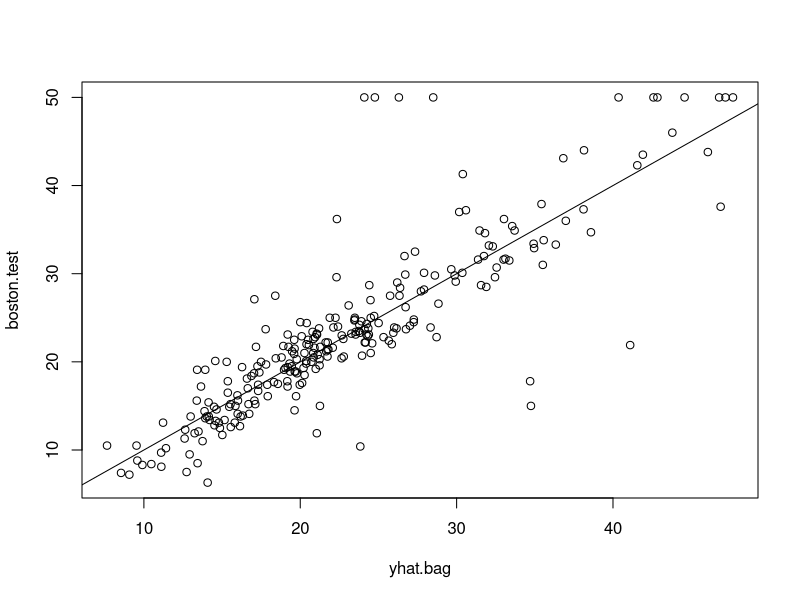
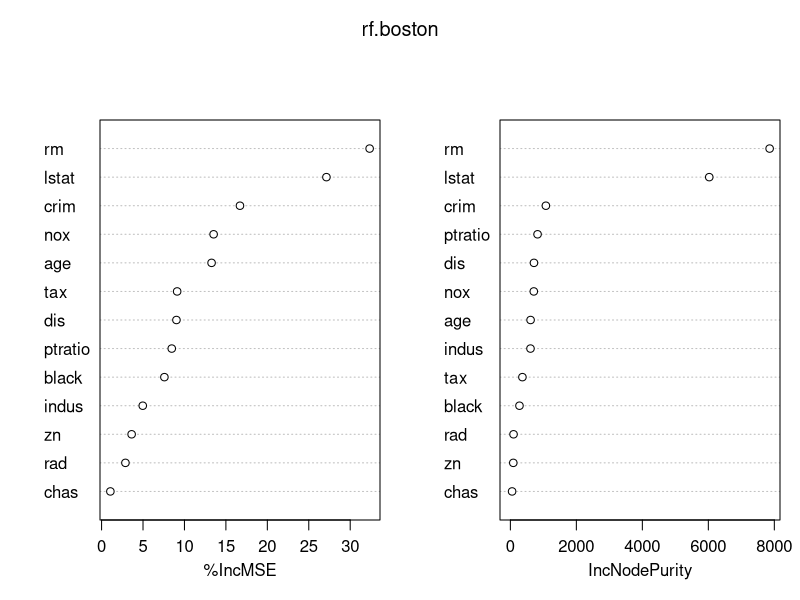

Write the R code that produced these figures, in order.
library(MASS)
library(randomForest)
set.seed(1)
train = sample(1:nrow(Boston), nrow(Boston)/2)

# Bagging

bag.boston = randomForest(medv~., data = Boston, subset = train,
                          mtry=13, importance=TRUE)
bag.boston

yhat.bag = predict(bag.boston, newdata = Boston[-train, ])
boston.test = Boston[-train, "medv"]
plot(yhat.bag, boston.test)
abline(0, 1)
mean((yhat.bag - boston.test)^2)


bag.boston = randomForest(medv~., data = Boston, subset = train,
                          mtry=13, ntree = 25)
yhat.bag = predict(bag.boston, newdata = Boston[-train, ])
mean((yhat.bag - boston.test)^2)


# Random Forests

set.seed(1)
rf.boston = randomForest(medv~., data = Boston, subset = train,
                          mtry=6, importance=TRUE)
yhat.rf = predict(rf.boston, newdata = Boston[-train, ])
mean((yhat.rf - boston.test)^2)


importance(rf.boston)
varImpPlot(rf.boston)

names(rf.boston)
rf.boston$mse
